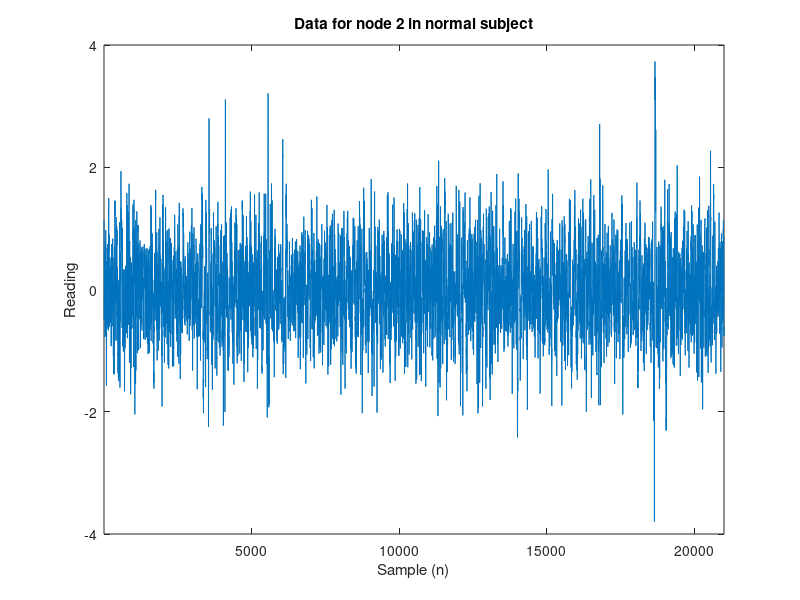

This figure's MATLAB source: (Note: this script raises an error after producing the figure.)
clear; close all;
% Assignment 1 q2
% Andrew Munro-West 18363572
% 
% (a) Plot the second EEG node, plot the data.

A = importdata('normalData.mat');
B = importdata('pdData.mat');
len = size(A.data,2);
wid = size(A.data,1);

figure
plot([1:1:len],A.data(2,1:len))
xlim([1,len])
title('Data for node 2 in normal subject')
ylabel('Reading')
xlabel('Sample (n)')
% 
% (b) Separate the data into the rest part and the squeezing part based on the vector ampVec.
% squeeze = A.data.*A.ampVec;
% rest = A.data.*~A.ampVec;
squeeze = A.data(:,~~A.ampVec);
squeezeP = B.data(:,~~B.ampVec);
rest = A.data(:,~A.ampVec);
restP = B.data(:,~B.ampVec);
sl = size(squeeze,2);
rl = size(rest,2);

figure
tiledlayout(2,1)

ax1 = nexttile;
plot(ax1,[1:1:sl],squeeze(1,1:sl))
title(ax1,'squeeze data')
ylabel(ax1,'Reading')
xlabel(ax1,'sample(n)')
xlim([1,sl])
ax2 = nexttile;
plot(ax2,[1:1:rl],rest(1,1:rl))
xlim([1,rl])
title(ax2,'rest data')
ylabel(ax2,'Reading')
xlabel(ax2,'sample(n)')



% (c) Based on the EEG data of the ‘rest’ state, calculate the covariance matrix C_r; Based on the EEG data of the ‘squeezing’ state, calculate the covariance matrix C_s.
squeeze = transpose(squeeze);
squeezeP =transpose(squeezeP);
rest = transpose(rest);
restP = transpose(restP);

C_r = cov(rest);
C_s = cov(squeeze);
C_rp = cov(restP);
C_sp = cov(squeezeP);

% (d) Based on the EEG data of the ‘rest’ state, calculate the matrix R of correlation coefficients, and comment on the dependencies between the EEG nodes. (You can use ‘mesh’ commend to display the matrix R.) Compare the differences between the Pakinson’s disease subject the normal subject (e.g. based on features such as the eigenvalues of R; For each EEG node k, calculate the summation of R(k,j) over j and use such summations as features for comparison) and comment on your results.
R_rest = corrcoef(rest);
R_restP = corrcoef(restP);
e_rest = transpose(eig(R_rest));
e_restP = transpose(eig(R_restP));
s_rest = sum(R_rest);
s_restP = sum(R_restP);

figure
tiledlayout(2,1)
ax1 = nexttile;
mesh(ax1,R_rest)
title(ax1,'Correlation of normal rest data')

ax2 = nexttile;
mesh(ax2,R_restP)
title(ax2,'Correlation of parkinsons disease rest data')

% (e) Repeat (d) for the ‘squeezing’ state.
R_squeeze = corrcoef(squeeze);
R_squeezeP = corrcoef(squeezeP);
e_squeeze = transpose(eig(R_squeeze));
e_squeezeP = transpose(eig(R_squeezeP));
s_squeeze = sum(R_squeeze);
s_squeezeP = sum(R_squeezeP);

figure
tiledlayout(2,1)
ax1 = nexttile;
mesh(ax1,R_rest)
title(ax1,'Correlation of normal squeeze data')

ax2 = nexttile;
mesh(ax2,R_restP)
title(ax2,'Correlation of parkinsons disease squeeze data')
